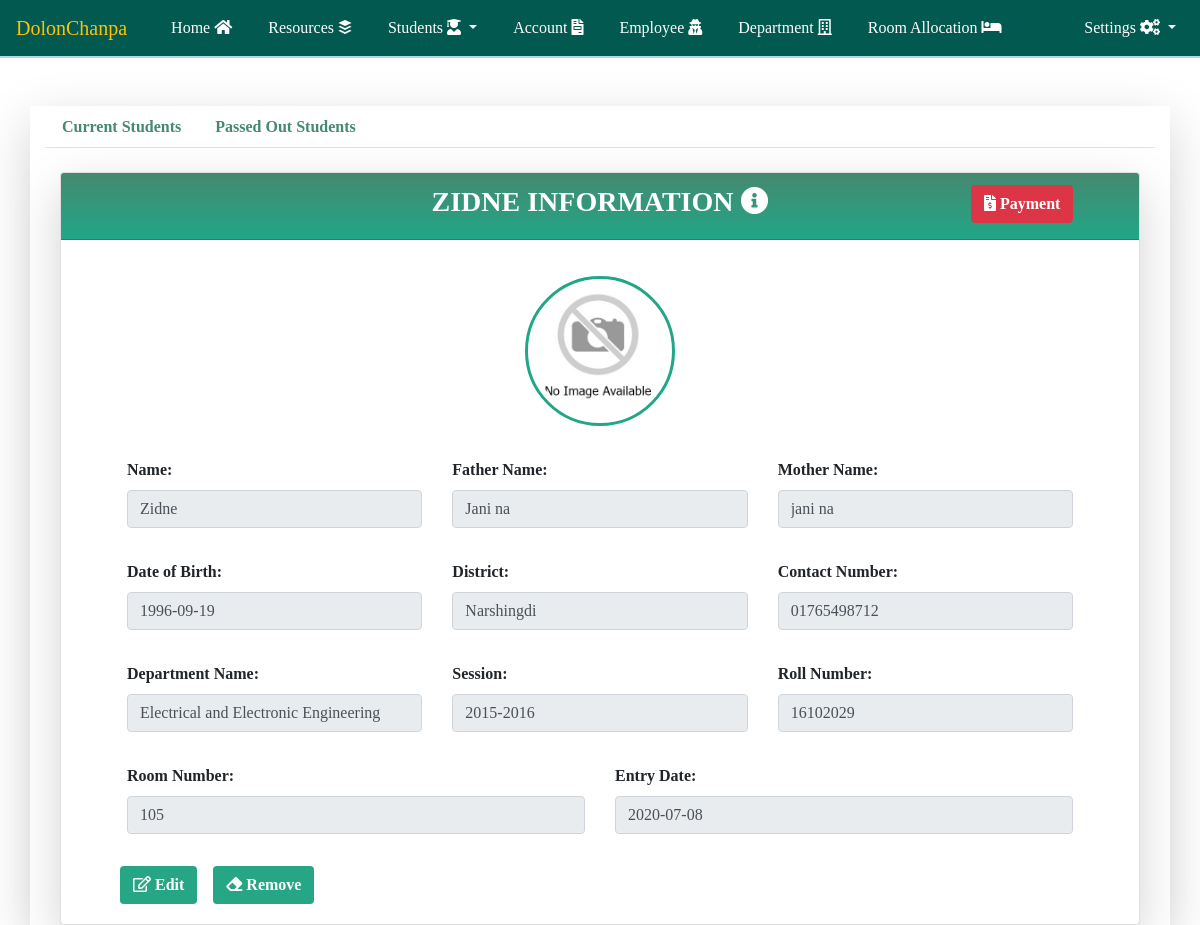
The page /view_student_details.php?id=26 (signed in) on the database its author committed.
### tables this page shows
CREATE TABLE `student_information` (
  `id` int(11) NOT NULL,
  `name` varchar(100) NOT NULL,
  `father_name` varchar(50) NOT NULL,
  `mother_name` varchar(50) NOT NULL,
  `image` varchar(1000) NOT NULL,
  `date_of_birth` date NOT NULL,
  `district` varchar(50) NOT NULL,
  `contact_number` varchar(11) NOT NULL,
  `department_id_number` varchar(100) NOT NULL,
  `session` varchar(50) NOT NULL,
  `roll_number` int(50) NOT NULL,
  `room_id_number` int(50) NOT NULL,
  `entry_date` date NOT NULL,
  `status` varchar(1) NOT NULL
);

CREATE TABLE `department_information` (
  `id` int(11) NOT NULL,
  `department_name` varchar(255) NOT NULL
);

CREATE TABLE `room_information` (
  `id` int(11) NOT NULL,
  `floor_no` varchar(10) NOT NULL,
  `room_no` varchar(10) NOT NULL,
  `total_seat` varchar(10) NOT NULL,
  `reserved_seat` varchar(10) NOT NULL
);

### view_student_details.php (the view, shortened to what this page needs)
<?php include('header.php')?>
<?php include('database_connection.php')?>
<?php
if(!isset($_GET['id']))
{
    ?>
    <script>
        window.location = "home.php";
    </script>
    <?php
}
else if(isset($_GET['id']))
{
    $student_id_validation_qry = "SELECT s.id, s.name, s.father_name, s.image, s.mother_name, s.date_of_birth, s.district, s.contact_number, d.department_name, s.session, s.roll_number, r.room_no as room_id_number, s.entry_date FROM student_information as s INNER JOIN department_information as d ON s.department_id_number = d.id INNER JOIN room_information as r ON s.room_id_number=r.id WHERE s.id = '$_GET[id]'";
    $student_id_validation_qry_run = mysqli_query($conn, $student_id_validation_qry);
    $student_id_validation_qry_run_res = mysqli_fetch_assoc($student_id_validation_qry_run);
        ?>
        <?php
}
?>
<?php include('student_header.php')?>
<div class="container">
    <div class="row justify-content-center mt-4">
        <div class="col-lg-12 col-12">
            <div class="card shadow-lg">
                <div class="card-header">
                    <div class="row">
                        <div class="col-lg-2 col-sm-2"></div>
                        <div class="col-lg-8 col-sm-8">
                            <h3 class ="text-center card_header_color text-uppercase"><?php echo $student_id_validation_qry_run_res['name']?> Information <span><i class="fas fa-info-circle"></i></span></h3>
                        </div>
                        <div class="col-lg-2 col-sm-2">
                            <a class = "btn btn-danger"href="student_monthly_due.php?id=<?php echo $student_id_validation_qry_run_res['id']?>"><b><span><i class="fas fa-file-invoice-dollar"></i></span> Payment</b></a>
                        </div>
                    </div>
                </div>
                <div class="card-body">
                    <div class="col-lg-12 col-12">
                        <div class="row justify-content-center m-3">
                            <div class="form-group text-center">
                                <img class = 'employee_img' src="student_image/<?php echo $student_id_validation_qry_run_res['image']?>" onerror=this.onerror=null;this.src="student_image/no_image.jpg"; width = "150px;" height ="150px" style = "border-radius: 50%;">
                            </div>
                        </div>
                        <div class="row m-3">
                            <div class="col-lg-4 col-md-4 col-12 ">
                                <div class="form-group">
                                    <label for="">Name:</label>
                                    <br>
                                    <input type="text" class = "form-control" value = "<?php echo $student_id_validation_qry_run_res['name']?>" readonly>
                                </div>
                            </div>
                            <div class="col-lg-4 col-md-4 col-12">
                                <div class="form-group">
                                    <label for="">Father Name:</label>
                                    <br>
                                    <input type="text" class = "form-control" value = "<?php echo $student_id_validation_qry_run_res['father_name'];?>" readonly>
                                </div>
                            </div>
                            <div class="col-lg-4 col-md-4 col-12">
                                <div class="form-group">
                                    <label for="">Mother Name:</label>
                                    <br>
                                    <input type="text" class = "form-control" value = "<?php echo $student_id_validation_qry_run_res['mother_name'];?>" readonly>
                                </div>
                            </div>
                        </div>
                        <div class="row m-3">
                            <div class="col-lg-4 col-md-4 col-12">
                                <div class="form-group">
                                    <label for="">Date of Birth:</label>
                                    <br>
                                    <input type="text" class = "form-control" value = "<?php echo $student_id_validation_qry_run_res['date_of_birth'];?>" readonly>
                                </div>
                            </div>
                            <div class="col-lg-4 col-md-4 col-12">
                                <div class="form-group">
                                    <label for="">District:</label>
                                    <br>
                                    <input type="text" class = "form-control" value = "<?php echo $student_id_validation_qry_run_res['district'];?>" readonly>
                                </div>
                            </div>
                            <div class="col-lg-4 col-md-4 col-12">
                                <div class="form-group">
                                    <label for="">Contact Number:</label>
                                    <br>
                                    <input type="text" class = "form-control" value = "<?php echo $student_id_validation_qry_run_res['contact_number'];?>" readonly>
                                </div>
                            </div>
                        </div>
                        <div class="row m-3">
                            <div class="col-lg-4 col-md-4 col-12 ">
                                <div class="form-group">
                                    <label for="">Department Name:</label>
                                    <br>
                                    <input type="text" class = "form-control" value = "<?php echo $student_id_validation_qry_run_res['department_name'];?>" readonly>
                                </div>
                            </div>
                            <div class="col-lg-4 col-md-4 col-12">
                                <div class="form-group">
                                    <label for="">Session:</label>
                                    <br>
                                    <input type="text" class = "form-control" value = "<?php echo $student_id_validation_qry_run_res['session'];?>" readonly>
                                </div>
                            </div>
                            <div class="col-lg-4 col-md-4 col-12">
                                <div class="form-group">
                                    <label for="">Roll Number:</label>
                                    <br>
                                    <input type="text" class = "form-control" value = "<?php echo $student_id_validation_qry_run_res['roll_number'];?>" readonly>
                                </div>
                            </div>
                        </div>
                        <div class="row m-3">
                            <div class="col-lg-6 col-md-6 col-12 ">
                                <div class="form-group">
                                    <label for="">Room Number:</label>
                                    <br>
                                    <input type="text" class = "form-control" value = "<?php echo $student_id_validation_qry_run_res['room_id_number'];?>" readonly>
                                </div>
                            </div>
                            <div class="col-lg-6 col-md-6 col-12">
                                <div class="form-group">
                                    <label for="">Entry Date:</label>
                                    <br>
                                    <input type="text" class = "form-control" value = "<?php echo $student_id_validation_qry_run_res['entry_date'];?>" readonly>
                                </div>
                            </div>
                        </div>
                        <div class="row mt-3 ml-4">
                            <a class = "btn btn_color_employee mr-3" href="update_student_information.php?id=<?php echo $student_id_validation_qry_run_res['id']?>"><b><span><i class="far fa-edit"></i></span> Edit</b></a>
                            <button class = "btn btn_color_employee" onclick = "deleteConfirmation(<?php echo $student_id_validation_qry_run_res['id'];?>)"><b><span><i class="fas fa-eraser"></i></span> Remove</b></button>
                        </div>
                    </div>
                </div>
            </div>
        </div>
    </div>
</div>
<?php include('student_footer.php')?>
<?php include('footer.php')?>

### css/style.css (style rules this page uses)
body { font-family: 'sans-serif'; }
.shadow-lg { box-shadow: 0 1rem 3rem rgba(0,0,0,.175); }
.employee_img { border: 3px solid #21A688; padding: 5px; transition: border .15s ease-in-out, border-radius .15s ease-in-out; }
.card-header { padding: .75rem 1.25rem; margin-bottom: 0; background-image: linear-gradient(#45896F, #21A688); border-bottom: 1px solid rgba(0,0,0,.125); }
.card_header_color { color: white; font-weight: bold; }
.btn_color_employee { background-color: #26A685; color:white; transition: color 1000ms ease, background-color 500ms ease; }
label { font-weight: bold; }

### rows shown on the page
student_information: name "ZIDNE", name "Zidne", father_name "Jani na", mother_name "jani na", date_of_birth "1996-09-19", district "Narshingdi", contact_number "01765498712", department_name "Electrical and Electronic Engineering", session "2015-2016", roll_number "16102029", room_no "105", entry_date "2020-07-08"
